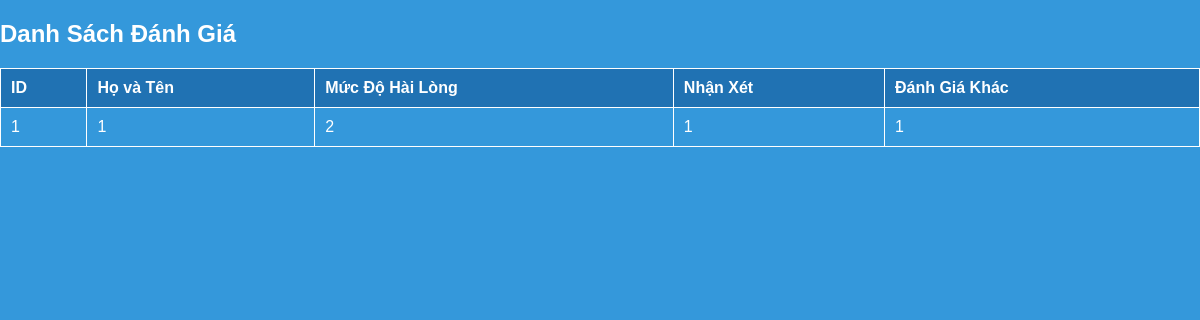
The app's page /hienthiandanh.php, older data.
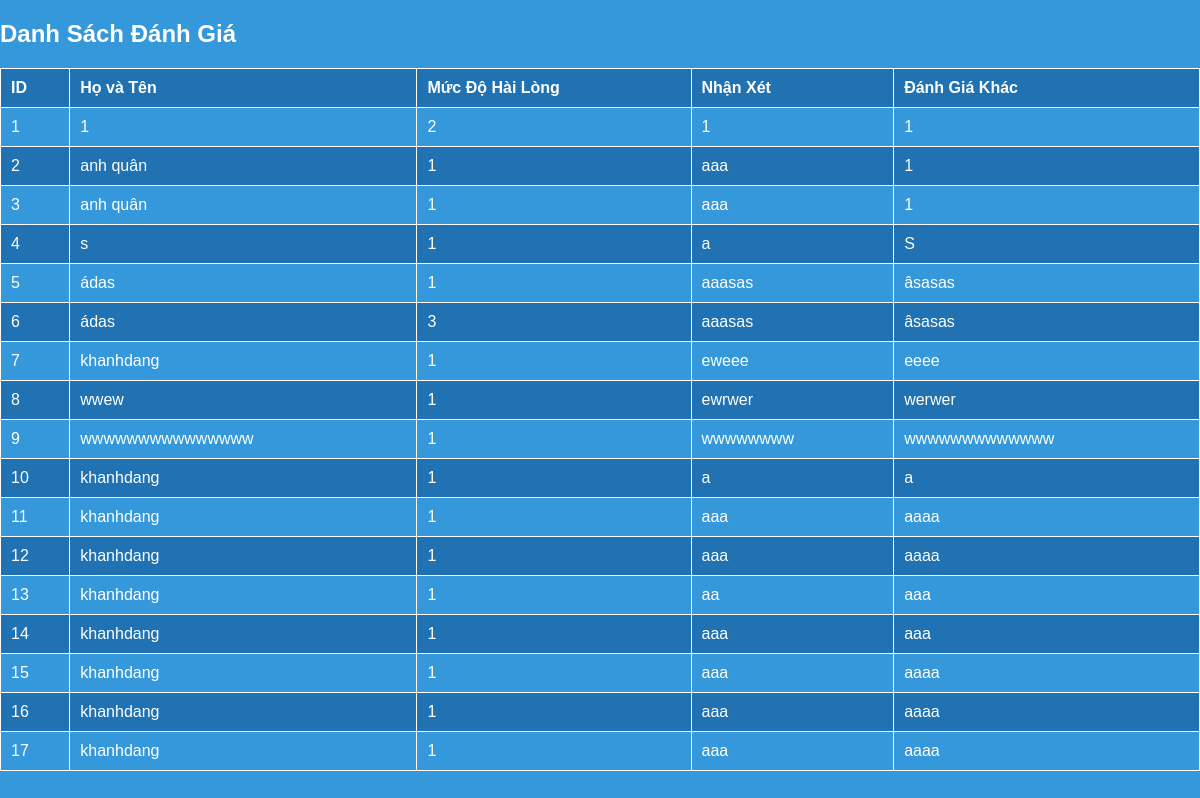
The same page, newer data.
### tables this page shows
CREATE TABLE `danhgiaandanh` (
  `id_danhgia` int(11) NOT NULL,
  `hoten_nguoidanhgia` varchar(100) NOT NULL,
  `mucdohailong` varchar(100) NOT NULL,
  `nhận xet` text NOT NULL,
  `danhgiakhac` text NOT NULL
);

### hienthiandanh.php (the view, shortened to what this page needs)
<!DOCTYPE html>
<html lang="en">
<head>
</head>
<body>
<?php
$mysqli = new mysqli('localhost', 'root', '', 'quanlysvtt');
$sql = "SELECT * FROM danhgiaandanh";
$result = $mysqli->query($sql);
if ($result->num_rows > 0) {
    echo "<h2>Danh Sách Đánh Giá</h2>";
    echo "<table border='1'>";
    echo "<tr><th>ID</th><th>Họ và Tên</th><th>Mức Độ Hài Lòng</th><th>Nhận Xét</th><th>Đánh Giá Khác</th></tr>";
    while($row = $result->fetch_assoc()) {
        echo "<tr>";
        echo "<td>".$row["id_danhgia"]."</td>";
        echo "<td>".$row["hoten_nguoidanhgia"]."</td>";
        echo "<td>".$row["mucdohailong"]."</td>";
        echo "<td>".$row["nhận xet"]."</td>";
        echo "<td>".$row["danhgiakhac"]."</td>";
        echo "</tr>";
    }
    echo "</table>";
} else {
    echo "Không có đánh giá nào.";
}
?>
</body>
</html>

Row changes from the older to the newer data that the page shows:
added danhgiaandanh: id_danhgia "2", hoten_nguoidanhgia "anh quân", mucdohailong "1", nhận xet "aaa", danhgiakhac "1"
added danhgiaandanh: id_danhgia "3", hoten_nguoidanhgia "anh quân", mucdohailong "1", nhận xet "aaa", danhgiakhac "1"
added danhgiaandanh: id_danhgia "4", hoten_nguoidanhgia "s", mucdohailong "1", nhận xet "a", danhgiakhac "S"
added danhgiaandanh: id_danhgia "5", hoten_nguoidanhgia "ádas", mucdohailong "1", nhận xet "aaasas", danhgiakhac "âsasas"
added danhgiaandanh: id_danhgia "6", hoten_nguoidanhgia "ádas", mucdohailong "3", nhận xet "aaasas", danhgiakhac "âsasas"
added danhgiaandanh: id_danhgia "7", hoten_nguoidanhgia "khanhdang", mucdohailong "1", nhận xet "eweee", danhgiakhac "eeee"
added danhgiaandanh: id_danhgia "8", hoten_nguoidanhgia "wwew", mucdohailong "1", nhận xet "ewrwer", danhgiakhac "werwer"
added danhgiaandanh: id_danhgia "9", hoten_nguoidanhgia "wwwwwwwwwwwwwww", mucdohailong "1", nhận xet "wwwwwwww", danhgiakhac "wwwwwwwwwwwww"
added danhgiaandanh: id_danhgia "10", hoten_nguoidanhgia "khanhdang", mucdohailong "1", nhận xet "a", danhgiakhac "a"
added danhgiaandanh: id_danhgia "11", hoten_nguoidanhgia "khanhdang", mucdohailong "1", nhận xet "aaa", danhgiakhac "aaaa"
added danhgiaandanh: id_danhgia "12", hoten_nguoidanhgia "khanhdang", mucdohailong "1", nhận xet "aaa", danhgiakhac "aaaa"
added danhgiaandanh: id_danhgia "13", hoten_nguoidanhgia "khanhdang", mucdohailong "1", nhận xet "aa", danhgiakhac "aaa"
added danhgiaandanh: id_danhgia "14", hoten_nguoidanhgia "khanhdang", mucdohailong "1", nhận xet "aaa", danhgiakhac "aaa"
added danhgiaandanh: id_danhgia "15", hoten_nguoidanhgia "khanhdang", mucdohailong "1", nhận xet "aaa", danhgiakhac "aaaa"
added danhgiaandanh: id_danhgia "16", hoten_nguoidanhgia "khanhdang", mucdohailong "1", nhận xet "aaa", danhgiakhac "aaaa"
added danhgiaandanh: id_danhgia "17", hoten_nguoidanhgia "khanhdang", mucdohailong "1", nhận xet "aaa", danhgiakhac "aaaa"
